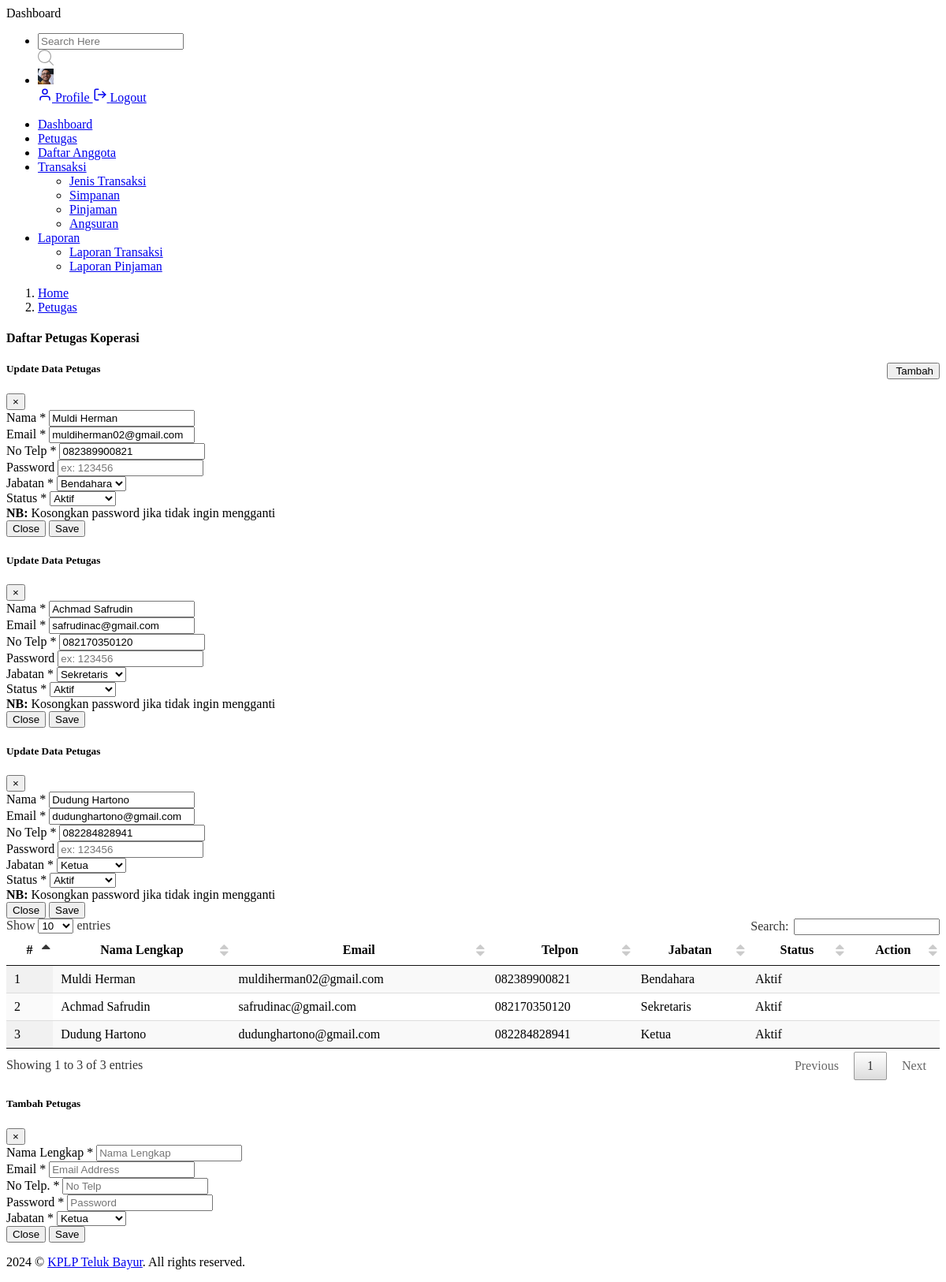
Page /index.php?p=module/petugas/index (signed in) on the committed database.
### tables this page shows
CREATE TABLE `users` (
  `id` bigint UNSIGNED NOT NULL,
  `name` varchar(100) NOT NULL,
  `email` varchar(50) NOT NULL,
  `phone` varchar(20) NOT NULL,
  `password` varchar(200) NOT NULL,
  `level_id` int NOT NULL,
  `status` int NOT NULL
);

CREATE TABLE `level_akses` (
  `level_id` int NOT NULL,
  `level_akses` varchar(100) NOT NULL,
  `level_nick` char(3) NOT NULL,
  `status_id` int NOT NULL
);

CREATE TABLE `status` (
  `status_id` int NOT NULL,
  `status_name` enum('Aktif','Tidak Aktif') NOT NULL
);

CREATE TABLE `cf_setting` (
  `set_id` int NOT NULL,
  `set_app_name` varchar(255) NOT NULL,
  `set_app_author` varchar(255) NOT NULL,
  `set_app_desc` text NOT NULL,
  `set_app_year` char(4) NOT NULL,
  `set_app_icon` varchar(200) NOT NULL,
  `set_app_favicon` varchar(200) NOT NULL,
  `set_app_vers` char(20) NOT NULL
);

### config/database.php (called while the page is built, shortened)
<?php
function color($status)
{
    if ($status == 1) {
        $color = 'success';
    } elseif ($status == 2) {
        $color = 'danger';
    }
    return $color;
}

### config/lib.php (called while the page is built, shortened)
<?php
$setting  = $koneksi->query("SELECT * FROM cf_setting")->fetch_assoc();
$author   = $setting['set_app_author'];

### module/petugas/index.php (the view, shortened to what this page needs)
<div class="content-body">
    <div class="container-fluid">
        <div class="page-titles">
            <ol class="breadcrumb">
                <li class="breadcrumb-item"><a href="javascript:void(0)">Home</a></li>
                <li class="breadcrumb-item active"><a href="javascript:void(0)">Petugas</a></li>
            </ol>
        </div>
        <div class="row">
            <div class="col-12">
                <div class="card">
                    <div class="card-header">
                        <h4 class="card-title">Daftar Petugas Koperasi</h4>
                        <button class="btn btn-primary m-b-15" type="button" data-toggle="modal" data-target="#exampleModal" style="float: right;">
                            <i class="icon wb-plus" aria-hidden="true"></i> Tambah
                        </button>
                    </div>
                    <div class="card-body">
                        <div class="table-responsive">
                            <table id="example" class="display">
                                <thead>
                                    <tr>
                                        <th>#</th>
                                        <th>Nama Lengkap</th>
                                        <th>Email</th>
                                        <th>Telpon</th>
                                        <th>Jabatan</th>
                                        <th>Status</th>
                                        <th>Action</th>
                                    </tr>
                                </thead>
                                <tbody>
                                    <?php
                                    $ambil = $koneksi->query("SELECT * FROM users a JOIN level_akses b ON a.level_id = b.level_id JOIN status c ON a.status = c.status_id  WHERE a.level_id != 1 ORDER BY a.id DESC");
                                    foreach ($ambil as $no => $row) :
                                    ?>
                                        <tr>
                                            <td style="width:5%"><?= $no + 1 ?></td>
                                            <td><?= $row['name'] ?></td>
                                            <td><?= $row['email'] ?></td>
                                            <td><?= $row['phone'] ?></td>
                                            <td><?= $row['level_akses'] ?></td>
                                            <td><span class="badge badge-<?= color($row['status_id']) ?>"><?= $row['status_name'] ?></span></td>
                                            <td style="width:10%">
                                        </tr>
                                        <div class="modal fade" id="edit<?= $row['id'] ?>" data-backdrop="static" tabindex="-1" role="dialog" aria-labelledby="editLabel" aria-hidden="true">
                                            <div class="modal-dialog modal-lg" role="document">
                                                <div class="modal-content">
                                                    <div class="modal-header">
                                                        <h5 class="modal-title" id="editLabel">Update Data Petugas</h5>
                                                        <button class="close" type="button" data-dismiss="modal" aria-label="Close"><span aria-hidden="true">×</span></button>
                                                    </div>
                                                    <?php
                                                    $id = $row['id'];
                                                    $select = $koneksi->query("SELECT * FROM users a JOIN level_akses b ON a.level_id = b.level_id JOIN status c ON a.status  = c.status_id WHERE a.id = '$id'");
                                                    $pecah = $select->fetch_assoc();
                                                    ?>
                                                    <div class="modal-body">
                                                        <form action="module/petugas/aksi_edit.php" method="POST">
                                                            <div class="row">
                                                                <div class="mb-3 col-md-4 col-sm-12">
                                                                    <label class="form-label">Nama</label>
                                                                    <span class="text-danger">*</span>
                                                                    <input class="form-control" name="name" value="<?= $pecah['name'] ?>" type="text" autocomplete="off" placeholder="Nama Lengkap" autofocus>
                                                                </div>
                                                                <div class="mb-3 col-md-4 col-sm-12">
                                                                    <label class="form-label">Email</label>
                                                                    <span class="text-danger">*</span>
                                                                    <input class="form-control" name="email" value="<?= $pecah['email'] ?>" type="email" autocomplete="off" placeholder="Ex: nama@gmail.com">
                                                                </div>
                                                                <div class="mb-3 col-md-4 col-sm-12">
                                                                    <label class="form-label">No Telp</label>
                                                                    <span class="text-danger">*</span>
                                                                    <input class="form-control" name="phone" value="<?= $pecah['phone'] ?>" type="number" autocomplete="off" placeholder="Ex: 0822xxxxxxxx">
                                                                </div>
                                                                <div class="mb-3 col-md-4 col-sm-12">
                                                                    <label class="form-label">Password</label>
                                                                    <input class="form-control" name="password" type="password" autocomplete="off" placeholder="ex: 123456">
                                                                </div>
                                                                <div class="mb-3 col-md-4 col-sm-12">
                                                                    <label class="form-label">Jabatan</label>
                                                                    <span class="text-danger">*</span>
                                                                    <?php $jb = $koneksi->query("SELECT * FROM level_akses WHERE NOT level_id = 1"); ?>
                                                                    <select name="jabatan" class="form-control">;
                                                                        <?php foreach ($jb as $jj) : ?>
                                                                            <option value="<?= $jj['level_id'] ?>" <?php
                                                                                                                    if ($jj['level_id'] == $row['level_id']) {
                                                                                                                        echo 'selected="selected"';
                                                                                                                    }
                                                                                                                    ?>>
                                                                                <?= $jj['level_akses']; ?>
                                                                            </option>
                                                                        <?php endforeach ?>
                                                                    </select>
                                                                </div>
                                                                <div class="mb-3 col-md-4 col-sm-12">
                                                                    <label class="form-label">Status</label>
                                                                    <span class="text-danger">*</span>
                                                                    <?php $akses = $koneksi->query("SELECT * FROM status"); ?>
                                                                    <select name="status" class="form-control">;
                                                                        <?php foreach ($akses as $value) : ?>
                                                                            <option value="<?= $value['status_id'] ?>" <?php
                                                                                                                        if ($value['status_id'] == $row['status_id']) {
                                                                                                                            echo 'selected="selected"';
                                                                                                                        }
                                                                                                                        ?>>
                                                                                <?= $value['status_name']; ?>
                                                                            </option>
                                                                        <?php endforeach ?>
                                                                    </select>
                                                                </div>
                                                            </div>
                                                            <div class="mb-3 col-md-12 col-sm-12">
                                                                <div class="blockquote-footer mt-2">
                                                                    <span class="text-danger">
                                                                        <b>NB:</b> Kosongkan password jika tidak ingin
                                                                        mengganti
                                                                    </span>
                                                                </div>
                                                            </div>
                                                            <div class="modal-footer no-bd">
                                                                <button class="btn btn-warning btn-md" type="button" data-dismiss="modal">Close</button>
                                                                <button class="btn btn-success btn-md" type="submit" name="update">Save</button>
                                                            </div>
                                                        </form>
                                                    </div>
                                                </div>
                                            </div>
                                        </div>
                                    <?php endforeach ?>
                                </tbody>
                            </table>
                        </div>
                    </div>
                </div>
            </div>
        </div>
    </div>
</div>
<div class="modal fade" id="exampleModal" data-backdrop="static" tabindex="-1" role="dialog" aria-labelledby="exampleModalLabel" aria-hidden="true">
    <div class="modal-dialog modal-lg" role="document">
        <div class="modal-content">
            <div class="modal-header">
                <h5 class="modal-title" id="exampleModalLabel">Tambah Petugas</h5>
                <button class="close" type="button" data-dismiss="modal" aria-label="Close">
                    <span aria-hidden="true">×</span>
                </button>
            </div>
            <div class="modal-body">
                <form action="module/petugas/aksi_simpan.php" method="POST">
                    <div class="row">
                        <div class="mb-3 col-md-4 col-sm-12">
                            <label class="form-label">Nama Lengkap</label>
                            <span class="text-danger">*</span>
                            <input class="form-control" name="name" type="text" autocomplete="off" placeholder="Nama Lengkap" autofocus>
                        </div>
                        <div class="mb-3 col-md-4 col-sm-12">
                            <label class="form-label">Email</label>
                            <span class="text-danger">*</span>
                            <input class="form-control" name="email" type="email" autocomplete="off" placeholder="Email Address">
                        </div>
                        <div class="mb-3 col-md-4 col-sm-12">
                            <label class="form-label">No Telp.</label>
                            <span class="text-danger">*</span>
                            <input class="form-control" name="phone" type="number" autocomplete="off" placeholder="No Telp">
                        </div>
                        <div class="mb-3 col-md-4 col-sm-12">
                            <label class="form-label">Password</label>
                            <span class="text-danger">*</span>
                            <input class="form-control" name="password" type="password" autocomplete="off" placeholder="Password">
                        </div>
                        <div class="mb-3 col-md-4 col-sm-12">
                            <label class="form-label">Jabatan</label>
                            <span class="text-danger">*</span>
                            <?php $jabatan = $koneksi->query("SELECT * FROM level_akses WHERE NOT level_id = 1"); ?>
                            <select name="jabatan" class="form-control">;
                                <?php foreach ($jabatan as $j) : ?>
                                    <option value="<?= $j['level_id'] ?>"><?= $j['level_akses']; ?></option>
                                <?php endforeach ?>
                            </select>
                        </div>
                    </div>
                    <div class="modal-footer no-bd">
                        <button class="btn btn-warning" type="button" data-dismiss="modal">Close</button>
                        <button class="btn btn-success" type="submit" name="simpan">Save</button>
                    </div>
                </form>
            </div>
        </div>
    </div>
</div>

### template/footer.php (shortened to what this page needs)
<div class="footer">
    <div class="copyright">
        <p>
            © <a href="#"><?= $author ?></a>. All rights reserved.
        </p>
    </div>
</div>

### rows in the picture
users: name "Muldi Herman", email "muldiherman02@gmail.com", phone "082389900821", level.level_akses "Bendahara", status.status_name "Aktif"
users: name "Achmad Safrudin", email "safrudinac@gmail.com", phone "082170350120", level.level_akses "Sekretaris", status.status_name "Aktif"
users: name "Dudung Hartono", email "dudunghartono@gmail.com", phone "082284828941", level.level_akses "Ketua", status.status_name "Aktif"
cf_setting: set_app_author "KPLP Teluk Bayur"

### other values in the picture
form field jabatan "Bendahara"
form field status "Aktif"
form field jabatan "Sekretaris"
form field jabatan "Ketua"
